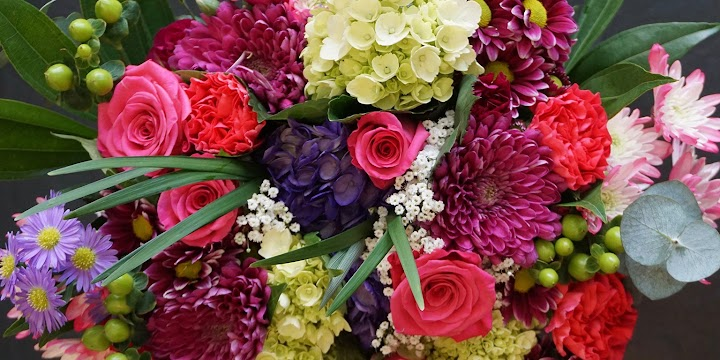
#> input picture images/img.png, 720 x 360 px
$ python 'Resizing, Rotating, and Flipping Images.py'
#> lines starting #> are read from the running program, lines starting #| are printed output that depends on the picture
import cv2

img=cv2.imread('images/img.png')
#> img is the input picture: shape (360, 720, 3); mean B, G, R 73.3, 78.8, 121.7


# [26 lines of commented-out code are left out]
flipped_image_0=cv2.flip(img,0) #flip around x-axis
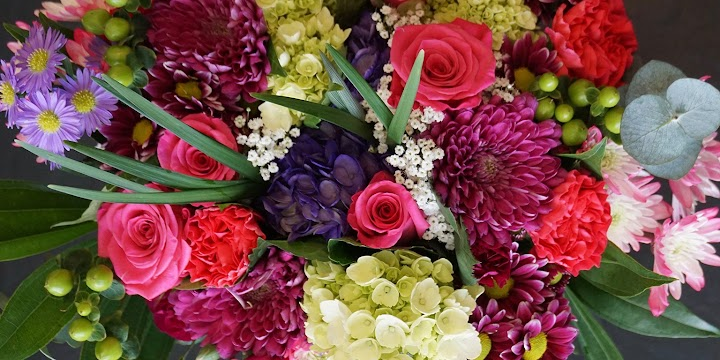
#> flipped_image_0: shape (360, 720, 3); mean B, G, R 73.3, 78.8, 121.7
flipped_image_1=cv2.flip(img,1) #flip around y-axis
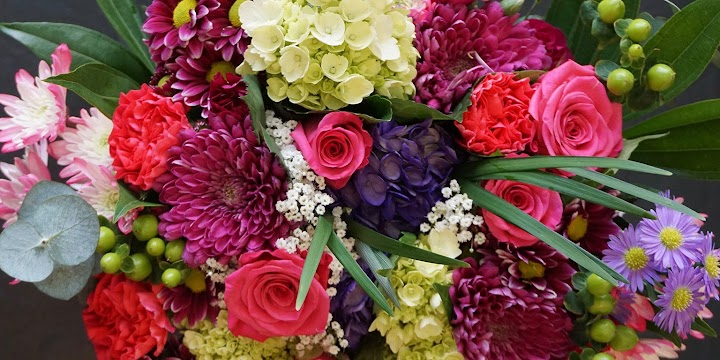
#> flipped_image_1: shape (360, 720, 3); mean B, G, R 73.3, 78.8, 121.7
flipped_image_minus_1=cv2.flip(img,-1) #flip around both axis
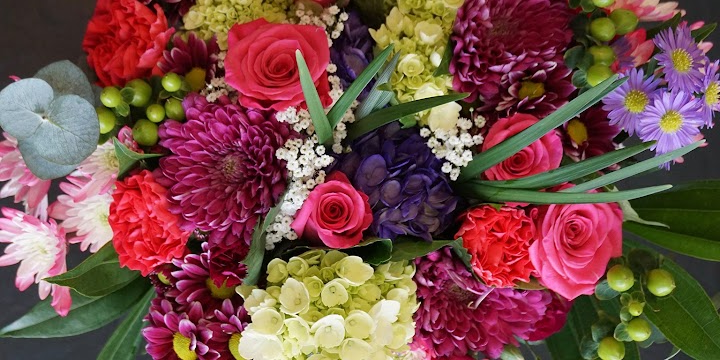
#> flipped_image_minus_1: shape (360, 720, 3); mean B, G, R 73.3, 78.8, 121.7

cv2.imshow('Original Image',img)
cv2.imshow('Flipped Image around x-axis',flipped_image_0)
cv2.imshow('Flipped Image around y-axis',flipped_image_1)
cv2.imshow('Flipped Image around both axis',flipped_image_minus_1)
cv2.waitKey(0)
cv2.destroyAllWindows()
